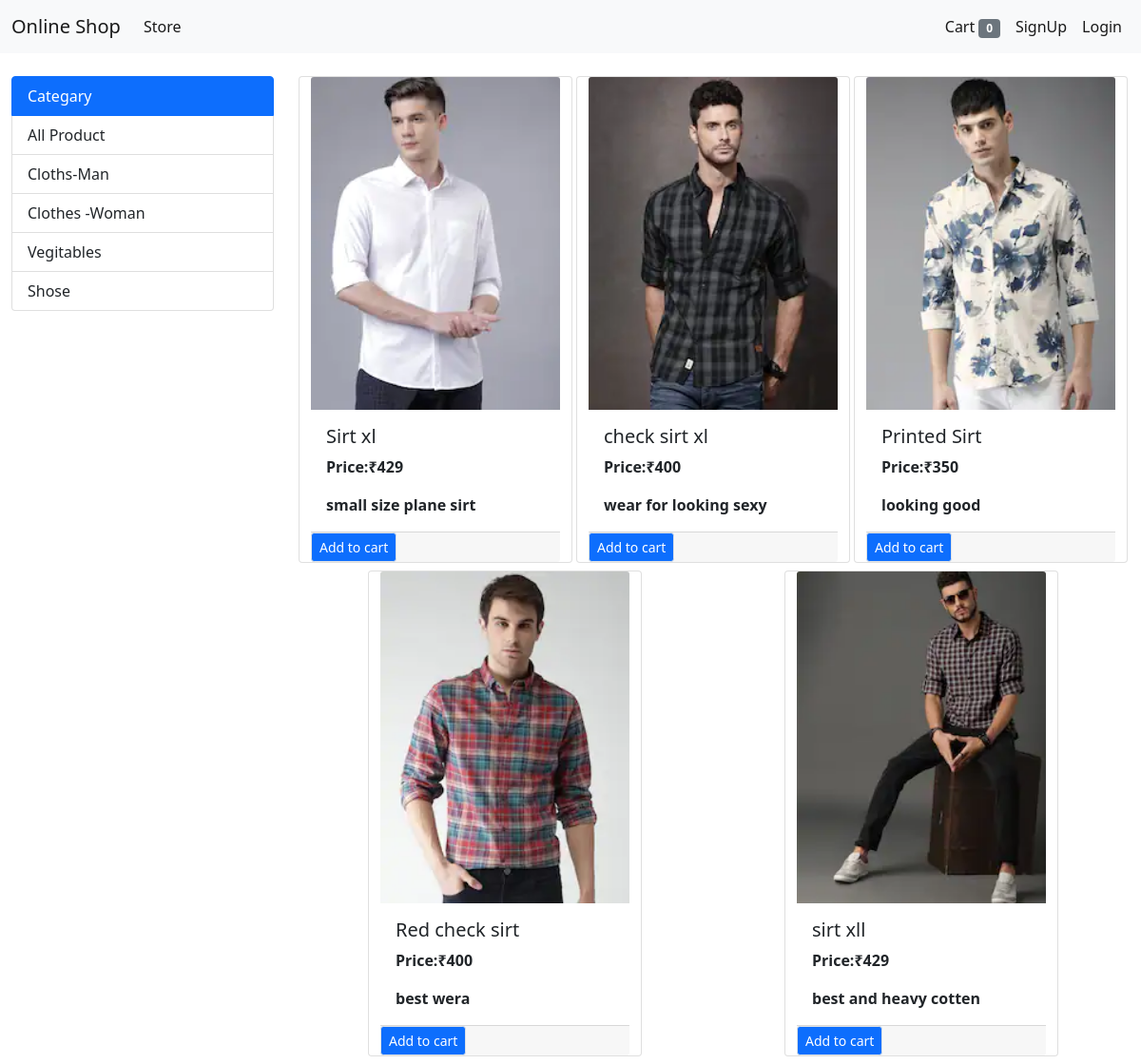
/?category=1, run on the app's committed database.
### store/models/category.py (models this page shows, shortened)
class Cetegory(models.Model):
    name=models.CharField(max_length=50)
    @staticmethod
    def get_all_catagary():
        item=Cetegory.objects.all()
        return item

### store/models/product.py (models this page shows, shortened)
class Product(models.Model):
    name=models.CharField(max_length=50,default='')
    price=models.IntegerField(default=0)
    category=models.ForeignKey(Cetegory,on_delete=models.CASCADE,null=True)
    description=models.CharField(max_length=200,default='',null=True,blank=True)
    image=models.ImageField(upload_to='Uploaded/products/')
    @staticmethod
    def get_catagary_id(category_id):
        if category_id:
            return Product.objects.filter(category=category_id)
        else:
            return Product.Show_product_value()

### store/views/home.py (the view, shortened to what this page needs)
# urls.py: path('',views.home.Index.as_view(),name='homepage' ),
class Index(View):
    def get(self,request):
        cart=request.session.get('cart')
        if not cart:
            request.session['cart']={}
        products=None
        items=Cetegory.get_all_catagary()
        categoryID=request.GET.get('category')
        print(categoryID)
        if categoryID:
             products=Product.get_catagary_id(categoryID)
        else:
            products=Product.Show_product_value()
        data={}
        data['products']=products
        data['items']=items
        print("you are" ,request.session.get('email'))
        return render(request,'index.html',data)

### store/templatetags/cart.py (called while the page is built)
@register.filter(name='is_in_cart')
def is_in_cart(product,cart):
     keys=cart.keys()
     for id in keys:
         a=int(id)
         print("type of a is= ",a)
         print("type of id is= ",product.id)
         if a==product.id:
             return True
     return False

### store/templatetags/custom_filter.py (called while the page is built)
@register.filter(name='currency')
def currency(number):
    return "₹"+str(number)

### store/templates/index.html (shortened to what this page needs)
{%extends 'base.html'%}
{%block body_block%}
{%load cart%}
{%load custom_filter%}
<div class="container-fluid mt-4" >
  <div class="row">
    <div class="col-lg-3 mx-auto">
        <div class="list-group">
         <a href="" class="list-group-item list-group-item-action active">Categary</a>
         <a href="/?category={{it.id }}" class="list-group-item list-group-item-action ">All Product {{it.name}}</a>
         {%for it in items%}
         <a href="/?category={{it.id }}" class="list-group-item list-group-item-action ">{{it.name}}</a>
         {%endfor%}
        </div>
      </div>
    <div id="product" class="col-lg-9 ms-auto mx-auto " >
  <div class="row mx-auto">
    {%for pro in products%}
    <div class="card mx-auto mb-2" id={{pro.id}} style="width: 18rem;">
    <img src={{pro.image.url}} class="card-img-top" alt="">
    <div class="card-body">
      <h5 class="card-title">{{pro.name}}</h5>
      <p class="card-text"><b>Price:{{pro.price|currency}}</b></p>
      <p class="card-text"><b>{{pro.description}}</b></p>
    </div>
    <div class="card-footer p-0  no-gutters">
      {%if pro|is_in_cart:request.session.cart %}
      <div class="row no gutters">
        <form action="/#{{pro.id}}" method='post' class="col-2 " >
          {%csrf_token%}
          <input  hidden type="text"  name="product" value={{pro.id}}>
          <input hidden type="text"  name="remove" value="True">
          <input type="submit" class="btn btn-block btn-secondary " value="-">
          </form>
      <div class="text-center col ">{{pro|cart_quantity:request.session.cart}}</div>
      <form action="/#{{pro.id}}" method='post' class="col-2 " >
        {%csrf_token%}
        <input  hidden type="text"  name="product" value={{pro.id}}>
        <input type="submit" class="btn btn-block btn-secondary " value="+">
        </form>
     </div>
        {%else%}
        <form action="/#{{pro.id}}" method='post' >
          <input type="submit" class="float-right btn btn-primary border btn-sm " value="Add to cart">
          </form>
          {%endif%}
    </div>
    </div>
    {%endfor%}
    </div>
    </div>
    </div>
</div>
{%endblock%}

### data on the page
Cetegory: name "Cloths-Man"
Cetegory: name "Clothes -Woman"
Cetegory: name "Vegitables"
Cetegory: name "Shose"
Product: image (picture), name "Sirt xl", price "₹429", description "small size plane sirt"
Product: image (picture), name "check sirt xl", price "₹400", description "wear for looking sexy"
Product: image (picture), name "Printed Sirt", price "₹350", description "looking good"
Product: image (picture), name "Red check sirt", price "₹400", description "best wera"
Product: image (picture), name "sirt xll", price "₹429", description "best and heavy cotten"

### other printed values
{{ request.session.cart.keys|length }} "0"
